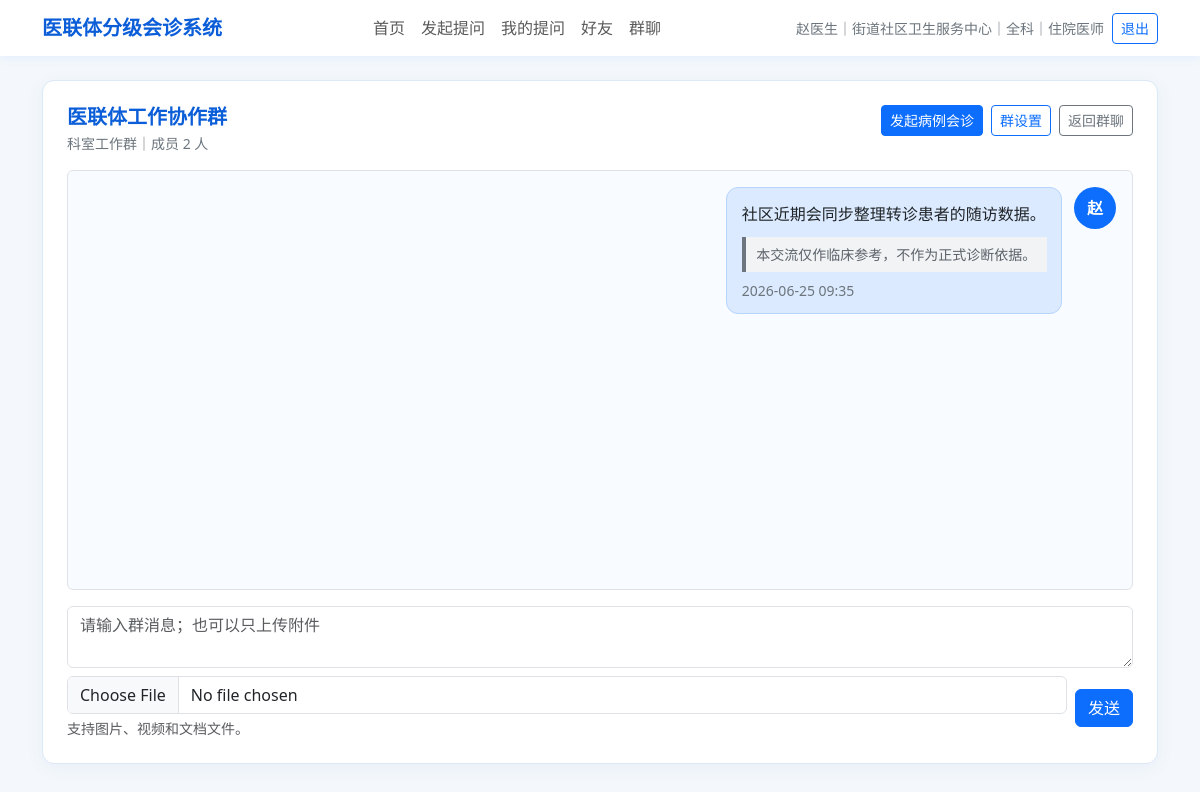
Screenshot of /groups/2 (signed in) with the database file from the repository.
### tables this page shows
CREATE TABLE users (
                    id INTEGER PRIMARY KEY AUTOINCREMENT,
                    name TEXT,
                    password TEXT,
                    hospital_id INTEGER,
                    department TEXT,
                    role TEXT DEFAULT '医生'
                , phone TEXT DEFAULT '', wechat_id TEXT DEFAULT '', title TEXT DEFAULT '', avatar TEXT DEFAULT '');

CREATE TABLE hospitals (
                    id INTEGER PRIMARY KEY AUTOINCREMENT,
                    name TEXT,
                    parent_id INTEGER,
                    path TEXT,
                    level INTEGER
                );

CREATE TABLE groups (
                    id INTEGER PRIMARY KEY AUTOINCREMENT,
                    group_name TEXT,
                    group_type TEXT,
                    creator_id INTEGER,
                    create_time TEXT,
                    description TEXT,
                    consultation_id INTEGER
                );

CREATE TABLE group_messages (
                    id INTEGER PRIMARY KEY AUTOINCREMENT,
                    group_id INTEGER,
                    sender_id INTEGER,
                    sender_name TEXT,
                    sender_hospital TEXT,
                    sender_department TEXT,
                    content TEXT,
                    send_time TEXT,
                    is_deleted INTEGER DEFAULT 0
                , attachment_path TEXT DEFAULT '', attachment_name TEXT DEFAULT '');

### app.py (the view, shortened to what this page needs)
    @app.route("/groups/<int:group_id>", methods=["GET", "POST"])
    @login_required
    def group_chat(current_user: Dict[str, Any], group_id: int):
        if not is_group_member(group_id, current_user["id"]):
            flash("您不是该群成员", "danger")
            return redirect(url_for("groups"))
        group = get_group_detail(group_id)
        if group is None:
            abort(404)
        mark_group_read(group_id, current_user["id"])
        return render_template(
            "group_chat.html",
            group=group,
            members=get_group_members(group_id),
            messages=get_group_messages(group_id),
            current_role=get_group_role(group_id, current_user["id"]),
        )

### app.py (called while the page is built)
def now_text() -> str:
    return datetime.now().strftime(TIME_FORMAT)

def get_connection(db_path: Optional[Path] = None) -> sqlite3.Connection:
    if db_path is None:
        db_path = DB_PATH
    conn = sqlite3.connect(db_path)
    conn.row_factory = sqlite3.Row
    return conn

def row_to_dict(row: Optional[sqlite3.Row]) -> Optional[Dict[str, Any]]:
    if row is None:
        return None
    return dict(row)

def get_user_with_hospital(user_id: int) -> Optional[Dict[str, Any]]:
    conn = get_connection()
    try:
        row = conn.execute(
            """
            SELECT
                u.id AS id,
                u.name AS name,
                u.phone AS phone,
                u.wechat_id AS wechat_id,
                u.title AS title,
                u.avatar AS avatar,
                u.department AS department,
                u.role AS role,
                h.id AS hospital_id,
                h.name AS hospital_name,
                h.path AS hospital_path,
                h.level AS hospital_level
            FROM users u
            JOIN hospitals h ON u.hospital_id = h.id
            WHERE u.id = ?
            """,
            (user_id,),
        ).fetchone()
        return row_to_dict(row)
    finally:
        conn.close()

def get_answer_notifications(current_user: Optional[Dict[str, Any]]) -> List[sqlite3.Row]:
    if current_user is None:
        return []
    conn = get_connection()
    try:
        return conn.execute(
            """
            SELECT id, title, reply_time
            FROM consultations
            WHERE asker_id = ? AND status = '已回复'
            ORDER BY reply_time DESC, id DESC
            LIMIT 5
            """,
            (current_user["id"],),
        ).fetchall()
    finally:
        conn.close()

def contains_sensitive_terms(content: str) -> bool:
    return any(term in (content or "") for term in SENSITIVE_TERMS)

def group_type_label(group_type: str) -> str:
    return GROUP_TYPE_LABELS.get(group_type, "工作群")

def is_group_member(group_id: int, user_id: int) -> bool:
    conn = get_connection()
    try:
        row = conn.execute(
            """
            SELECT id FROM group_members
            WHERE group_id = ? AND user_id = ?
            """,
            (group_id, user_id),
        ).fetchone()
        return row is not None
    finally:
        conn.close()

### templates/group_chat.html (shortened to what this page needs)
{% extends "base.html" %}
{% block content %}
<div class="page-card p-3 p-md-4">
    <div class="d-flex flex-column flex-md-row justify-content-between gap-3 mb-3">
        <div>
            <h1 class="h5 medical-title mb-1">{{ group.group_name }}</h1>
            <div class="text-secondary small">{{ group_type_label(group.group_type) }}｜成员 {{ members|length }} 人</div>
        </div>
        <div class="d-flex flex-wrap gap-2 align-self-md-start">
            {% if group.consultation_id %}
            <a class="btn btn-sm btn-primary" href="{{ url_for('consultation_detail', consultation_id=group.consultation_id) }}">查看病例</a>
            {% else %}
            <a class="btn btn-sm btn-primary" href="{{ url_for('new_consultation', source_group_id=group.id) }}">发起病例会诊</a>
            {% endif %}
            <a class="btn btn-sm btn-outline-primary" href="{{ url_for('group_settings', group_id=group.id) }}">群设置</a>
            <a class="btn btn-sm btn-outline-secondary" href="{{ url_for('groups') }}">返回群聊</a>
        </div>
    </div>
    <div class="chat-panel border rounded p-3 mb-3">
        {% for message in messages %}
        <div class="chat-row {% if message.sender_id == current_user.id %}self{% endif %}">
            <div class="chat-bubble">
                <div class="content-text">{{ message.content }}</div>
                {% if contains_sensitive_terms(message.content) %}
                <div class="risk-note">本交流仅作临床参考，不作为正式诊断依据。</div>
                {% endif %}
                <div class="text-secondary small mt-2">{{ message.send_time }}</div>
            </div>
            {% if message.sender_id == current_user.id %}
            <div class="avatar-circle">{{ current_user.avatar or current_user.name[:1] }}</div>
            {% endif %}
        </div>
        {% else %}
        <p class="text-secondary mb-0">暂无消息。</p>
        {% endfor %}
    </div>
    <form method="post" enctype="multipart/form-data" onsubmit="return warnSensitiveContent(this)">
        <div class="mb-2">
            <textarea class="form-control" name="content" rows="2" placeholder="请输入群消息；也可以只上传附件"></textarea>
        </div>
        <div class="row g-2 align-items-center">
            <div class="col-12 col-md">
                <input class="form-control" type="file" name="group_attachment" accept="image/*,video/*,.pdf">
                <div class="form-text">支持图片、视频和文档文件。</div>
            </div>
            <div class="col-12 col-md-auto">
                <button class="btn btn-primary w-100" type="submit">发送</button>
            </div>
        </div>
    </form>
</div>
{% endblock %}

### templates/base.html (shortened to what this page needs)
<!doctype html>
<html lang="zh-CN">
<head>
    <link href="https://cdn.jsdelivr.net/npm/bootstrap@5.3.3/dist/css/bootstrap.min.css" rel="stylesheet">
</head>
<body>
{% if current_user %}
<nav class="navbar navbar-expand-lg bg-white sticky-top">
    <div class="container">
        <a class="navbar-brand medical-title" href="{{ url_for('home') }}">医联体分级会诊系统</a>
        <div class="collapse navbar-collapse" id="mainNavbar">
            <ul class="navbar-nav mx-auto mb-2 mb-lg-0">
                <li class="nav-item"><a class="nav-link" href="{{ url_for('home') }}">首页</a></li>
                <li class="nav-item"><a class="nav-link" href="{{ url_for('new_consultation') }}">发起提问</a></li>
                <li class="nav-item"><a class="nav-link" href="{{ url_for('my_consultations') }}">我的提问</a></li>
                <li class="nav-item">
                    <a class="nav-link" href="{{ url_for('friends') }}">
                        好友
                    </a>
                </li>
                <li class="nav-item">
                    <a class="nav-link" href="{{ url_for('groups') }}">
                        群聊
                    </a>
                </li>
            </ul>
            <div class="d-flex flex-column flex-lg-row align-items-lg-center gap-2 small text-secondary">
                <span>{{ current_user.name }}｜{{ current_user.hospital_name }}｜{{ current_user.department }}｜{{ current_user.title }}</span>
                <a class="btn btn-outline-primary btn-sm" href="{{ url_for('logout') }}">退出</a>
            </div>
        </div>
    </div>
</nav>
{% endif %}
<main class="container py-4">
    {% block content %}{% endblock %}
</main>
</body>
</html>

### templates/base.html (style rules this page uses)
body { background: #f4f8fc; }
.navbar { box-shadow: 0 2px 10px rgba(13, 110, 253, 0.08); }
.page-card { background: #fff; border: 1px solid #dbe8f6; border-radius: 12px; box-shadow: 0 4px 18px rgba(35, 80, 130, 0.06); }
.medical-title { color: #0b5ed7; font-weight: 700; }
.content-text { white-space: pre-wrap; line-height: 1.8; }
.avatar-circle { width: 42px; height: 42px; border-radius: 50%; background: #0d6efd; color: #fff; display: inline-flex; align-items: center; justify-content: center; font-weight: 700; flex: 0 0 auto; }
.chat-panel { min-height: 420px; max-height: 62vh; overflow-y: auto; background: #f8fbff; }
.chat-row { display: flex; margin-bottom: 1rem; gap: .75rem; }
.chat-row.self { justify-content: flex-end; }
.chat-row.self .chat-bubble { background: #dbeafe; border-color: #b6d4fe; }
.chat-bubble { max-width: min(76%, 720px); border: 1px solid #dbe8f6; border-radius: 12px; background: #fff; padding: .75rem .9rem; }
.risk-note { border-left: 4px solid #6c757d; background: #f1f3f5; color: #5c636a; font-size: .875rem; padding: .45rem .65rem; margin-top: .5rem; }

### rows the page displays
users: name "赵医生", department "全科", title "住院医师", avatar "赵"
hospitals: hospital_name "街道社区卫生服务中心"
groups: group_name "医联体工作协作群", group_type "科室工作群"
group_messages: content "社区近期会同步整理转诊患者的随访数据。", shows "本交流仅作临床参考，不作为正式诊断依据。", send_time "2026-06-25 09:35"

### other values shown
{{ members|length }} "2"
